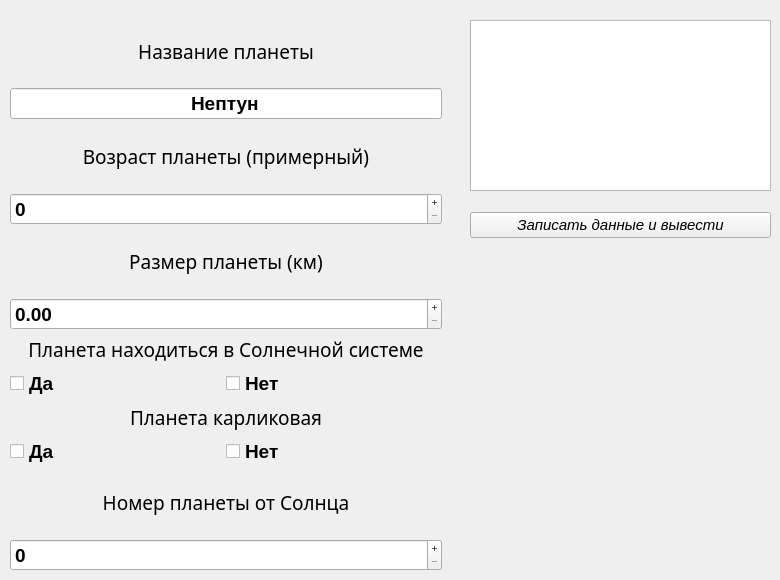
    <widget class="QWidget" name="page_3">
     <widget class="QWidget" name="verticalLayoutWidget_11">
      <property name="geometry">
       <rect>
        <x>10</x>
        <y>20</y>
        <width>432</width>
        <height>551</height>
       </rect>
      </property>
      <layout class="QVBoxLayout" name="verticalLayout_17" stretch="0,0,0,0,0,0">
       <property name="spacing">
        <number>6</number>
       </property>
       <property name="leftMargin">
        <number>0</number>
       </property>
       <item>
        <layout class="QVBoxLayout" name="verticalLayout_18">
         <item>
          <widget class="QLabel" name="label_15">
           <property name="font">
            <font>
             <family>Waree</family>
             <pointsize>14</pointsize>
             <bold>false</bold>
            </font>
           </property>
           <property name="text">
            <string>Название планеты</string>
           </property>
           <property name="alignment">
            <set>Qt::AlignCenter</set>
           </property>
          </widget>
         </item>
         <item>
          <widget class="QLineEdit" name="nameEdit_3">
           <property name="font">
            <font>
             <pointsize>14</pointsize>
             <bold>true</bold>
            </font>
           </property>
           <property name="text">
            <string>Нептун</string>
           </property>
           <property name="alignment">
            <set>Qt::AlignCenter</set>
           </property>
           <property name="readOnly">
            <bool>true</bool>
           </property>
          </widget>
         </item>
        </layout>
       </item>
       <item>
        <layout class="QVBoxLayout" name="verticalLayout_19">
         <item>
          <widget class="QLabel" name="label_16">
           <property name="font">
            <font>
             <family>Waree</family>
             <pointsize>14</pointsize>
             <bold>false</bold>
            </font>
           </property>
           <property name="text">
            <string>Возраст планеты (примерный)</string>
           </property>
           <property name="alignment">
            <set>Qt::AlignCenter</set>
           </property>
          </widget>
         </item>
         <item>
          <widget class="QSpinBox" name="ageBox_3">
           <property name="font">
            <font>
             <pointsize>14</pointsize>
             <bold>true</bold>
            </font>
           </property>
           <property name="layoutDirection">
            <enum>Qt::LeftToRight</enum>
           </property>
           <property name="buttonSymbols">
            <enum>QAbstractSpinBox::PlusMinus</enum>
           </property>
           <property name="maximum">
            <number>9999</number>
           </property>
          </widget>
         </item>
        </layout>
       </item>
       <item>
        <layout class="QVBoxLayout" name="verticalLayout_20">
         <item>
          <widget class="QLabel" name="label_17">
           <property name="font">
            <font>
             <family>Waree</family>
             <pointsize>14</pointsize>
             <bold>false</bold>
            </font>
           </property>
           <property name="text">
            <string>Размер планеты (км)</string>
           </property>
           <property name="alignment">
            <set>Qt::AlignCenter</set>
           </property>
          </widget>
         </item>
         <item>
          <widget class="QDoubleSpinBox" name="heightBox_3">
           <property name="font">
            <font>
             <pointsize>14</pointsize>
             <bold>true</bold>
            </font>
           </property>
           <property name="buttonSymbols">
            <enum>QAbstractSpinBox::PlusMinus</enum>
           </property>
           <property name="maximum">
            <double>99999.990000000005239</double>
           </property>
          </widget>
         </item>
        </layout>
       </item>
       <item>
        <layout class="QVBoxLayout" name="verticalLayout_21">
         <item>
          <widget class="QLabel" name="label_18">
           <property name="sizePolicy">
            <sizepolicy hsizetype="Preferred" vsizetype="Fixed">
             <horstretch>0</horstretch>
             <verstretch>0</verstretch>
            </sizepolicy>
           </property>
           <property name="font">
            <font>
             <family>Waree</family>
             <pointsize>14</pointsize>
             <bold>false</bold>
            </font>
           </property>
           <property name="text">
            <string>Планета находиться в Солнечной системе</string>
           </property>
           <property name="alignment">
            <set>Qt::AlignCenter</set>
           </property>
          </widget>
         </item>
         <item>
          <layout class="QHBoxLayout" name="horizontalLayout_5">
           <property name="spacing">
            <number>0</number>
           </property>
           <property name="sizeConstraint">
            <enum>QLayout::SetDefaultConstraint</enum>
           </property>
           <item>
            <widget class="QCheckBox" name="yesBox_3">
             <property name="sizePolicy">
              <sizepolicy hsizetype="Minimum" vsizetype="Fixed">
               <horstretch>0</horstretch>
               <verstretch>0</verstretch>
              </sizepolicy>
             </property>
             <property name="font">
              <font>
               <pointsize>14</pointsize>
               <bold>true</bold>
              </font>
             </property>
             <property name="text">
              <string>Да</string>
             </property>
             <attribute name="buttonGroup">
              <string notr="true">buttonGroup_5</string>
             </attribute>
            </widget>
           </item>
           <item>
            <widget class="QCheckBox" name="noBox_3">
             <property name="sizePolicy">
              <sizepolicy hsizetype="Preferred" vsizetype="Fixed">
               <horstretch>0</horstretch>
               <verstretch>0</verstretch>
              </sizepolicy>
             </property>
             <property name="font">
              <font>
               <pointsize>14</pointsize>
               <bold>true</bold>
              </font>
             </property>
             <property name="text">
              <string>Нет</string>
             </property>
             <attribute name="buttonGroup">
              <string notr="true">buttonGroup_5</string>
             </attribute>
            </widget>
           </item>
          </layout>
         </item>
        </layout>
       </item>
       <item>
        <layout class="QVBoxLayout" name="verticalLayout_22">
         <item>
          <widget class="QLabel" name="label_19">
           <property name="sizePolicy">
            <sizepolicy hsizetype="Preferred" vsizetype="Fixed">
             <horstretch>0</horstretch>
             <verstretch>0</verstretch>
            </sizepolicy>
           </property>
           <property name="font">
            <font>
             <family>Waree</family>
             <pointsize>14</pointsize>
             <bold>false</bold>
            </font>
           </property>
           <property name="text">
            <string>Планета карликовая</string>
           </property>
           <property name="alignment">
            <set>Qt::AlignCenter</set>
           </property>
          </widget>
         </item>
         <item>
          <layout class="QHBoxLayout" name="horizontalLayout_6">
           <property name="spacing">
            <number>0</number>
           </property>
           <property name="sizeConstraint">
            <enum>QLayout::SetDefaultConstraint</enum>
           </property>
           <item>
            <widget class="QCheckBox" name="bBox_3">
             <property name="sizePolicy">
              <sizepolicy hsizetype="Minimum" vsizetype="Fixed">
               <horstretch>0</horstretch>
               <verstretch>0</verstretch>
              </sizepolicy>
             </property>
             <property name="font">
              <font>
               <pointsize>14</pointsize>
               <bold>true</bold>
              </font>
             </property>
             <property name="text">
              <string>Да</string>
             </property>
             <attribute name="buttonGroup">
              <string notr="true">buttonGroup_6</string>
             </attribute>
            </widget>
           </item>
           <item>
            <widget class="QCheckBox" name="eBox_3">
             <property name="sizePolicy">
              <sizepolicy hsizetype="Preferred" vsizetype="Fixed">
               <horstretch>0</horstretch>
               <verstretch>0</verstretch>
              </sizepolicy>
             </property>
             <property name="font">
              <font>
               <pointsize>14</pointsize>
               <bold>true</bold>
              </font>
             </property>
             <property name="text">
              <string>Нет</string>
             </property>
             <attribute name="buttonGroup">
              <string notr="true">buttonGroup_6</string>
             </attribute>
            </widget>
           </item>
          </layout>
         </item>
        </layout>
       </item>
       <item>
        <layout class="QVBoxLayout" name="verticalLayout_23">
         <item>
          <widget class="QLabel" name="label_20">
           <property name="font">
            <font>
             <family>Waree</family>
             <pointsize>14</pointsize>
             <bold>false</bold>
            </font>
           </property>
           <property name="text">
            <string>Номер планеты от Солнца</string>
           </property>
           <property name="alignment">
            <set>Qt::AlignCenter</set>
           </property>
          </widget>
         </item>
         <item>
          <widget class="QSpinBox" name="nutrientsBox_3">
           <property name="font">
            <font>
             <pointsize>14</pointsize>
             <bold>true</bold>
            </font>
           </property>
           <property name="buttonSymbols">
            <enum>QAbstractSpinBox::PlusMinus</enum>
           </property>
           <property name="maximum">
            <number>9999</number>
           </property>
          </widget>
         </item>
        </layout>
       </item>
      </layout>
     </widget>
     <widget class="QPushButton" name="nextButton_3">
      <property name="geometry">
       <rect>
        <x>470</x>
        <y>260</y>
        <width>51</width>
        <height>41</height>
       </rect>
      </property>
      <property name="styleSheet">
       <string notr="true"/>
      </property>
      <property name="text">
       <string/>
      </property>
      <property name="icon">
       <iconset theme="go-next"/>
      </property>
      <property name="iconSize">
       <size>
        <width>30</width>
        <height>30</height>
       </size>
      </property>
      <property name="flat">
       <bool>true</bool>
      </property>
     </widget>
     <widget class="QWidget" name="verticalLayoutWidget_12">
      <property name="geometry">
       <rect>
        <x>470</x>
        <y>200</y>
        <width>301</width>
        <height>51</height>
       </rect>
      </property>
      <layout class="QVBoxLayout" name="verticalLayout_24">
       <item>
        <widget class="QPushButton" name="pushInputButton_3">
         <property name="font">
          <font>
           <family>Ubuntu</family>
           <pointsize>11</pointsize>
           <italic>true</italic>
           <bold>false</bold>
          </font>
         </property>
         <property name="styleSheet">
          <string notr="true">font: italic 11pt &quot;Ubuntu&quot;;</string>
         </property>
         <property name="text">
          <string>Записать данные и вывести</string>
         </property>
        </widget>
       </item>
      </layout>
     </widget>
     <widget class="QTextEdit" name="textEdit_3">
      <property name="geometry">
       <rect>
        <x>470</x>
        <y>20</y>
        <width>301</width>
        <height>171</height>
       </rect>
      </property>
     </widget>
    </widget>
